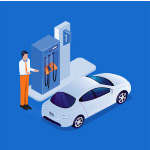
#> input picture images/cayxang.jpg, 150 x 150 px, found by its file name
$ python sobel.py   (older library calls are emulated)
#> lines starting #> are read from the running program, lines starting #| are printed output that depends on the picture; after the words box and inside, x2 and y2 are one past the last pixel; in counts of white or black regions, pixels touching at a corner belong together
import cv2
import numpy as np
img_o = cv2.imread('images\\cayxang.jpg',1)
#> img_o is the input picture: shape (150, 150, 3); mean B, G, R 200.4, 122.1, 58.1
img = cv2.resize(img_o,(320,240))
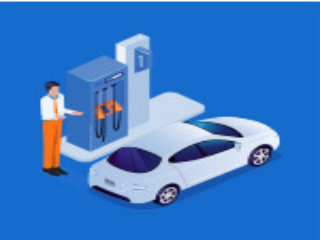
#> img: shape (240, 320, 3); mean B, G, R 200.3, 122, 58
img_gray = cv2.cvtColor(img,cv2.COLOR_BGR2GRAY)
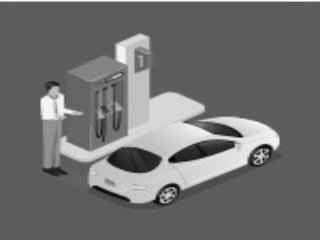
#> img_gray: shape (240, 320); min 3, max 255, mean 111.8
img_01 = cv2.imread('images\\cayxang.jpg',0)
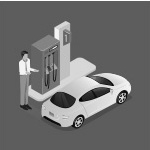
#> img_01: shape (150, 150); min 0, max 255, mean 111.9
img1 = cv2.resize(img_01,(320,240))
imgx=cv2.Sobel(img1,cv2.CV_64F,1,0,ksize=5)
imgy=cv2.Sobel(img1,cv2.CV_64F,0,1,ksize=5)
imgxy=cv2.Sobel(img1,cv2.CV_64F,1,1,ksize=5)
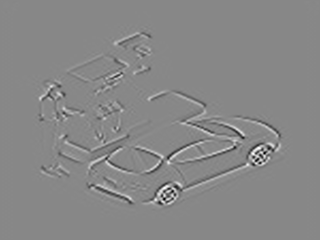
#> imgxy: shape (240, 320) float64; min -1539, max 1347, mean 0; drawn with min black and max white
cv2.imshow('ori',img1)
cv2.imshow('sobel x',imgx)
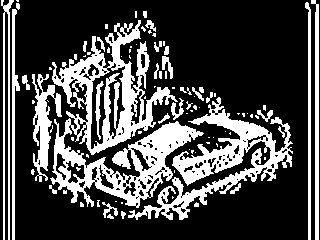
#> window 'sobel x': shape (240, 320); 28% white; 93 white regions (59 under 20 px), largest, box (x1, y1, x2, y2) and area: (50, 20, 204, 208) 9877, (128, 97, 293, 220) 5057, (32, 74, 62, 182) 1303
cv2.imshow('sobel y',imgy)
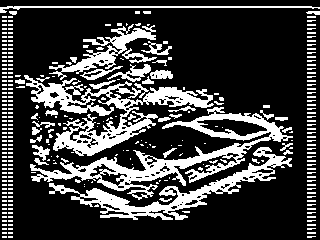
#> window 'sobel y': shape (240, 320); 24.9% white; 298 white regions (258 under 20 px), largest, box (x1, y1, x2, y2) and area: (30, 107, 293, 200) 4652, (24, 75, 214, 156) 4512, (49, 147, 292, 220) 3126
cv2.imshow('sobel xy',imgxy)
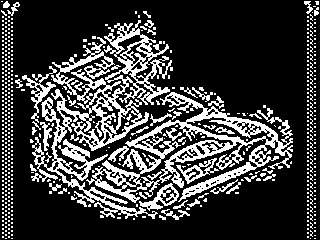
#> window 'sobel xy': shape (240, 320); 23.6% white; 516 white regions (467 under 20 px), largest, box (x1, y1, x2, y2) and area: (31, 20, 172, 219) 6976, (86, 92, 293, 203) 5725, (22, 66, 57, 123) 432
cv2.waitKey(0)
cv2.destroyAllWindows()
